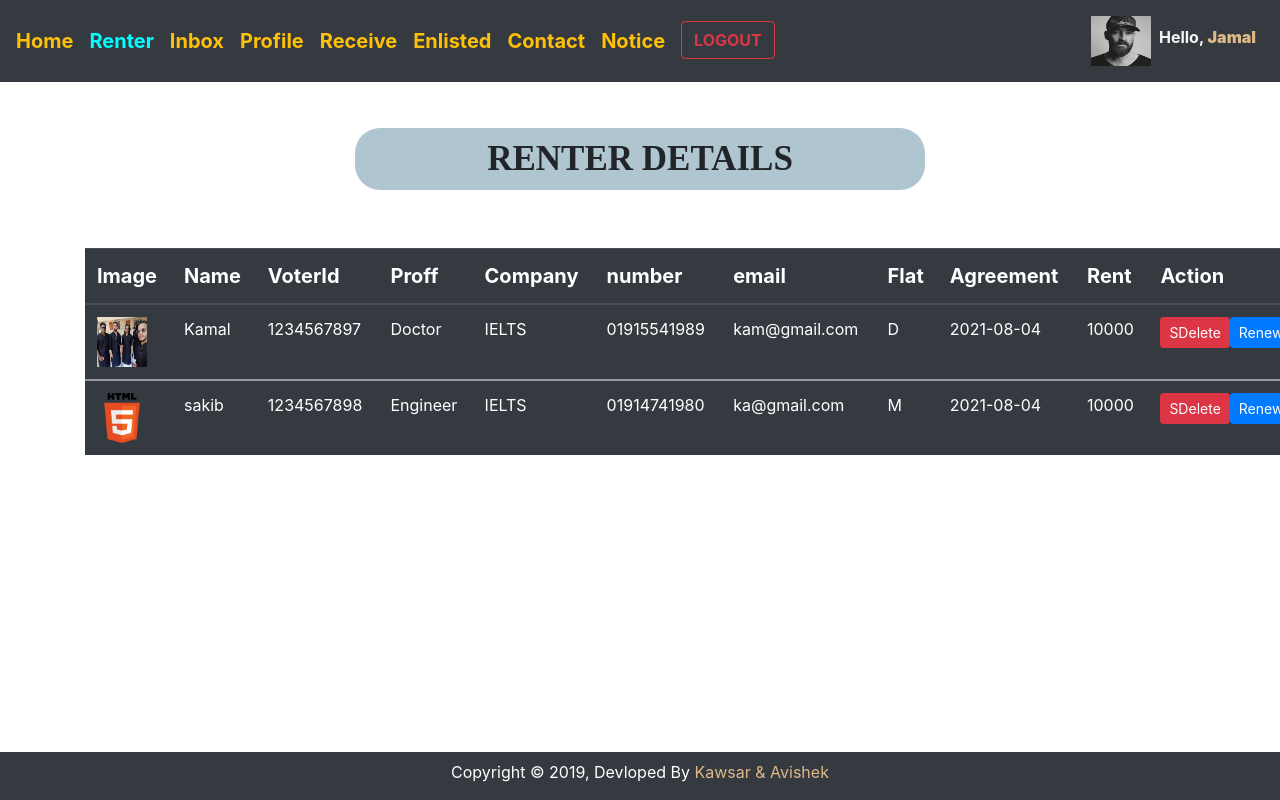
Page /renterdetails.php (signed in) on the committed database.
### tables this page shows
CREATE TABLE `tbl_renter` (
  `renter_id` int(255) NOT NULL,
  `name` varchar(255) NOT NULL,
  `gender` varchar(255) NOT NULL,
  `voterid` varchar(255) NOT NULL,
  `proff` varchar(255) NOT NULL,
  `company` varchar(255) NOT NULL,
  `number` varchar(255) NOT NULL,
  `email` varchar(255) NOT NULL,
  `title` varchar(255) NOT NULL,
  `pass` varchar(255) NOT NULL,
  `bname` varchar(255) NOT NULL,
  `flat_no` varchar(255) NOT NULL,
  `flat_code` varchar(255) NOT NULL,
  `zone_name` varchar(255) NOT NULL,
  `state` int(255) NOT NULL,
  `image` varchar(255) NOT NULL,
  `rent` varchar(255) NOT NULL,
  `status` int(255) NOT NULL,
  `permit` int(255) NOT NULL,
  `date` timestamp NOT NULL DEFAULT CURRENT_TIMESTAMP,
  `agreement` datetime NOT NULL
);

### lib/Session.php (called while the page is built, shortened)
<?php
class Session
{
	public static function get($key)
	{
		if(isset($_SESSION[$key]))
		{
            return  $_SESSION[$key];
		}
		else
		{
               return false;
		}
	}
}
?>

### lib/database.php (called while the page is built, shortened)
<?php
class database
{
  public $host = DB_HOST;
  public $user = DB_USER;
  public $pass = DB_PASS;
  public $name = DB_NAME;
  public $link;
  private function connectDB()
  {
  	$this->link = new mysqli($this->host,$this->user,$this->pass,$this->name);
  }
  public function select($search)
  {
  	$result = $this->link->query($search) or die($this->link->error.__LINE__);
  	if($result->num_rows>0)
  	{
  		return $result;
  	}
  	else
  	{
  		return false;
  	}
  }
}
?>

### class/ownerrenterdetails.php (called while the page is built, shortened)
<?php
include "lib/database.php";
?>
<?php
class ownerrenterdetails
{
    private $db;
 public function __construct()
 {
 	$this->db = new database();
 }
public function renter($id)
{
    $q = "SELECT * FROM tbl_renter WHERE title='Renter' AND flat_code='$id' AND status = 0";
  $result = $this->db->select($q);
  return $result;
}
}
?>

### renterdetails.php (the view, shortened to what this page needs)
<?php
include "inc/header.php";
include "class/ownerrenterdetails.php";
if(Session::get('state') == '0')
{
$sa = Session::get('flat_code');
$rendetail = new ownerrenterdetails();
?>
<div class="container" style="margin-top:10%">
<div class="row">
    <div class="col-sm-3"></div>
        <div class="col-sm-6 PersonsDetails custom text-uppercase font-weight-bold">Renter Details</div>
    <div class="col-sm-3"></div>
</div>
    <div class="table-responsive mt-3"  style='width:1225px'>
        <table class="table table-dark table-hover center">
            <thead>
                <tr>
                    <th>Image</th>
                    <th>Name</th>
                    <th>VoterId</th>
                    <th>Proff</th>
					<th>Company</th>
					<th>number</th>
                    <th>email</th>
                    <th>Flat</th>
                    <th>Agreement</th>
                    <th>Rent</th>
                    <th>Action</th>
                </tr>
            </thead>
<?php
$detail = $rendetail->renter($sa);
if($detail)
{
    while($res = $detail->fetch_assoc())
    {
?>
            <tbody id="myTable">
                <tr>
                    <td><img src="<?php echo $res['image'];?>" alt="" height="50px" width="50px"></td>
                    <td><?php echo $res['name'];?></td>
                    <td><?php echo $res['voterid'];?></td>
					<td><?php echo $res['proff'];?></td>
					<td><?php echo $res['company'];?></td>
					<td><?php echo $res['number'];?></td>
                    <td><?php echo $res['email'];?></td>
                    <td><?php echo $res['flat_no'];?></td>
                    <td><?php echo date("Y-m-d",strtotime($res['agreement']));?></td>
                    <td><?php echo $res['rent'];?></td>
                     <td><a href="?delffid=<?php echo $res['renter_id'];?>"><button class="btn btn-danger btn-sm">SDelete</button></a><a href="Renewrenter.php?updiid=<?php echo $res['renter_id'];?>"><button class="btn btn-primary btn-sm">Renew</button></a></td>
                </tr>
            </tbody>
<?php
    }
}
else
{
    echo "Still no renter!!!";
}
?>
        </table>
    </div>
</div>
<br><br>
<?php
 include "inc/footer.php";
}
?>

### css/style.css (style rules this page uses)
.PersonsDetails { background-color: #AFC5CF; height: 62px; border-radius: 25px; padding: 5px; margin-bottom: 42px; text-align: center; font-family: "Times New Roman", Times, serif; font-size: 35px; }

### inc/header.php (style rules this page uses)
th { font-size: 20px; }

### rows in the picture
tbl_renter: image (picture), name "Kamal", voterid "1234567897", proff "Doctor", company "IELTS", number "01915541989", email "kam@gmail.com", flat_no "D", agreement "2021-08-04", rent "10000"
tbl_renter: image (picture), name "sakib", voterid "1234567898", proff "Engineer", company "IELTS", number "01914741980", email "ka@gmail.com", flat_no "M", agreement "2021-08-04", rent "10000"

### other values in the picture
Session::get('name') "Jamal"
